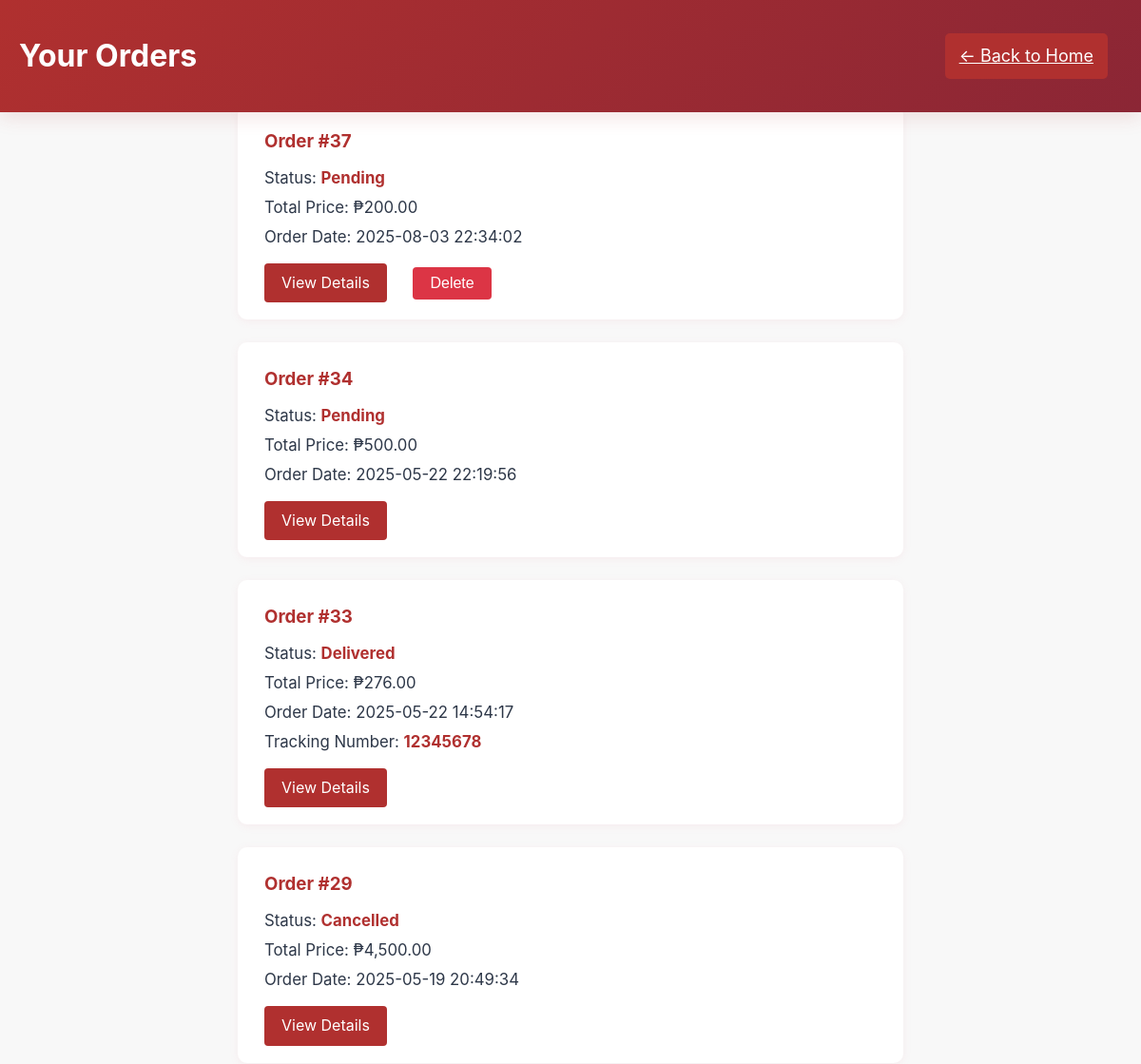
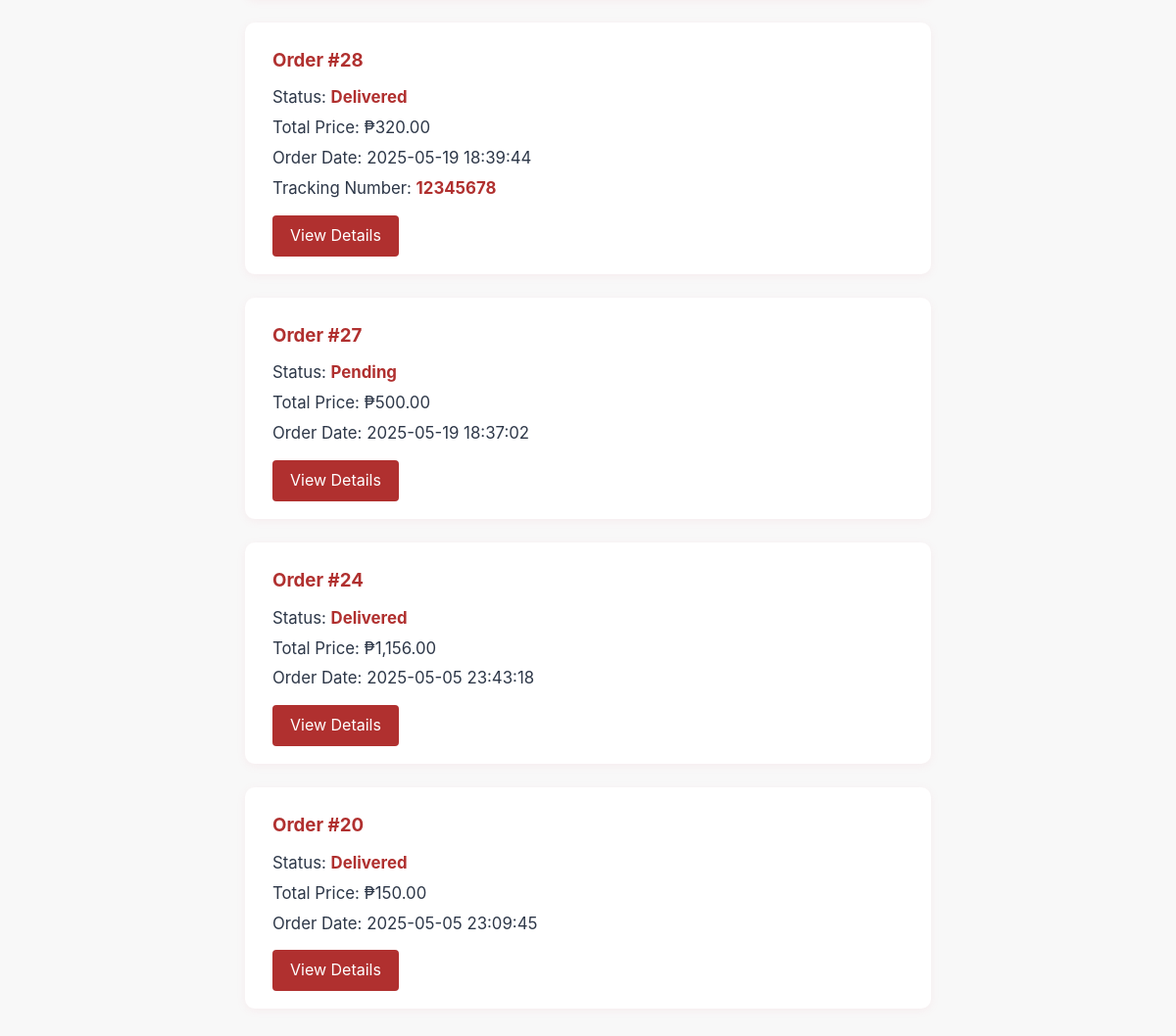
Page /cs_orders.php (signed in) on the committed database (2 pictures, top to bottom).
### tables this page shows
CREATE TABLE `orders` (
  `order_id` int(11) NOT NULL,
  `user_id` int(11) NOT NULL,
  `total_price` decimal(10,2) NOT NULL,
  `status` enum('Pending','Shipped','Delivered','Cancelled') NOT NULL DEFAULT 'Pending',
  `created_at` timestamp NOT NULL DEFAULT current_timestamp(),
  `tracking_number` varchar(100) DEFAULT NULL
);

### cs_orders.php (the view, shortened to what this page needs)
<?php
include "includes/db_connect.php";
$userId = $_SESSION['user_id'];
$query = "SELECT * FROM orders WHERE user_id = ? ORDER BY created_at DESC";
$stmt = $conn->prepare($query);
$stmt->bind_param("i", $userId);
$stmt->execute();
$result = $stmt->get_result();
?>
<!DOCTYPE html>
<html lang="en">
<head>
    <link rel="stylesheet" href="assets/css/styles.css">
</head>
<body>
    <header>
        <h1>Your Orders</h1>
        <a href="home.php" class="back-button">← Back to Home</a>
    </header>
    <main>
        <?php if ($result->num_rows > 0): ?>
            <ul class="orders-list">
                <?php while ($order = $result->fetch_assoc()): ?>
                    <li>
                        <h3>Order #<?= htmlspecialchars($order['order_id']) ?></h3>
                        <p>Status: <strong><?= htmlspecialchars($order['status']) ?></strong></p>
                        <p>Total Price: ₱<?= number_format($order['total_price'], 2) ?></p>
                        <p>Order Date: <?= htmlspecialchars($order['created_at']) ?></p>
                        <?php if (!empty($order['tracking_number'])): ?>
                            <p>Tracking Number: <strong><?= htmlspecialchars($order['tracking_number']) ?></strong></p>
                        <?php endif; ?>
                        <a href="order_details.php?order_id=<?= $order['order_id'] ?>" class="btn">View Details</a>
                        <?php
                        $pay_stmt = $conn->prepare("SELECT COUNT(*) FROM payments WHERE order_id = ?");
                        $pay_stmt->bind_param("i", $order['order_id']);
                        $pay_stmt->execute();
                        $pay_stmt->bind_result($payment_count);
                        ?>
                        <?php if ($order['status'] === 'Pending' && $payment_count == 0): ?>
                            <form method="POST" action="delete_order.php" style="display:inline;">
                                <button type="submit" class="btn" style="background:#dc3545;margin-left:8px;" onclick="return confirm('Are you sure you want to delete this order?');">Delete</button>
                            </form>
                        <?php endif; ?>
                    </li>
                <?php endwhile; ?>
            </ul>
        <?php else: ?>
            <p>You have no orders yet.</p>
        <?php endif; ?>
    </main>
</body>
</html>

### assets/css/styles.css (style rules this page uses)
body { font-family: 'Inter', 'Segoe UI', Tahoma, Geneva, Verdana, sans-serif; margin: 0; padding: 0; background-color: #f8faf9; line-height: 1.6; color: #2d3748; overflow-x: hidden; }
*, *::before, *::after { box-sizing: border-box; }
header { background: linear-gradient(135deg, #b0302f 0%, #8b2635 100%); color: white; padding: 12px 20px; display: flex; justify-content: space-between; align-items: center; position: fixed; top: 0; left: 0; width: 100%; z-index: 1000; box-shadow: 0 4px 20px rgba(176, 48, 47, 0.15); backdrop-filter: blur(10px); transition: all 0.3s ease; }
main { padding: 120px 20px 40px; min-height: 100vh; background: linear-gradient(135deg, #f8faf9 0%, #f1f5f9 100%); }
main { padding: 110px 20px 20px; min-height: 100vh; background: #f8f8f8; }
button, .btn, .add-to-cart, .logout-button, .back-button { background-color: #b0302f; border: none; color: white; cursor: pointer; font-size: 18px; padding: 10px 15px; border-radius: 5px; transition: background-color 0.3s ease; margin-right: 15px; }
.btn { padding: 5px 10px; text-decoration: none; background-color: #b0302f; color: white; border-radius: 3px; border: none; cursor: pointer; }
.orders-list { list-style: none; padding: 0; margin: 0 auto; max-width: 700px; }
.orders-list li { background: #fff; border-radius: 10px; box-shadow: 0 2px 8px rgba(232,139,155,0.10); margin-bottom: 24px; padding: 24px 28px 18px 28px; transition: box-shadow 0.2s; position: relative; }
.orders-list h3 { color: #b0302f; margin-top: 0; margin-bottom: 10px; }
.orders-list p { margin: 4px 0 0 0; font-size: 1.05em; }
.orders-list .btn { margin-top: 14px; display: inline-block; background: #b0302f; color: #fff; border: none; border-radius: 4px; padding: 8px 18px; font-size: 1em; cursor: pointer; text-decoration: none; transition: background 0.2s; }
.orders-list strong { color: #b0302f; }

### rows in the picture
orders: order_id "37", status "Pending", total_price "200.00", created_at "2025-08-03 22:34:02"
orders: order_id "34", status "Pending", total_price "500.00", created_at "2025-05-22 22:19:56"
orders: order_id "33", status "Delivered", total_price "276.00", created_at "2025-05-22 14:54:17", tracking_number "12345678"
orders: order_id "29", status "Cancelled", total_price "4,500.00", created_at "2025-05-19 20:49:34"
orders: order_id "28", status "Delivered", total_price "320.00", created_at "2025-05-19 18:39:44", tracking_number "12345678"
orders: order_id "27", status "Pending", total_price "500.00", created_at "2025-05-19 18:37:02"
orders: order_id "24", status "Delivered", total_price "1,156.00", created_at "2025-05-05 23:43:18"
orders: order_id "20", status "Delivered", total_price "150.00", created_at "2025-05-05 23:09:45"
